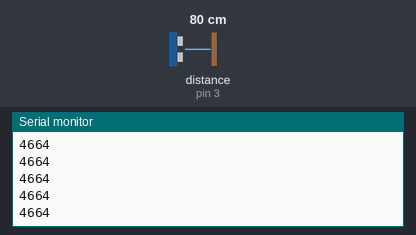
Recording of a sketch running on a simulated Arduino Uno, built with avr-gcc and run on an emulated ATmega328P. On the bench: the last lines printed to the serial monitor. The inputs (shaded band) are chosen by the test bench; at power-on: distance to the obstacle (sensor on pin 3) 80 cm. The echo pulse lasts 58.3 µs per cm.

Above: at 1.2 s.
1.3 s: distance to the obstacle (sensor on pin 3) set to 2 cm
At 1.82 s:
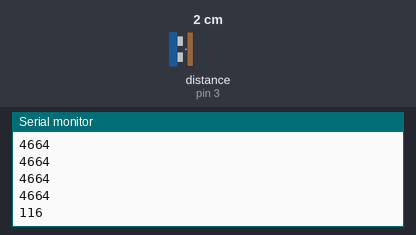
2.8 s: distance to the obstacle (sensor on pin 3) set to 4 cm
At 2.84 s:
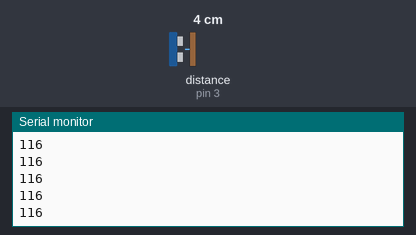
Timing chart, 0 to 5.8 s (numbered marks = the images above; inputs shaded):
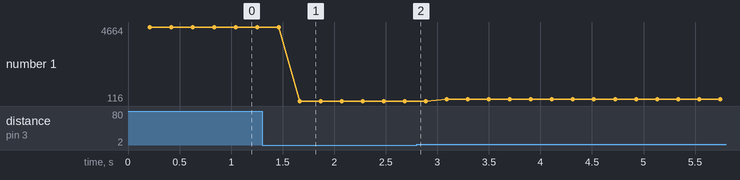

Measured:
- after the input at 1.3 s, the serial monitor: prints a new line after 0.36 s (image 1)
- plotted number 1: 4664 → 116 after the input at 1.3 s, 116 → 233 after the input at 2.8 s

The sketch:

hc_sr04_filter.ino
```cpp
/*
 *  Sketch to test the HC-SR04 sonar sensor.  This
 *  time do some filtering.
 */

#include <NewPing.h>

enum pins {
  trigger = 9,
  echo = 3
};

const int MAX_DIST = 400;

NewPing sonar(pins::trigger, pins::echo, MAX_DIST);

void setup(){
  Serial.begin(9600);
}

void loop(){
  //delay(50);
  Serial.println(sonar.ping_median(8));
}
```
